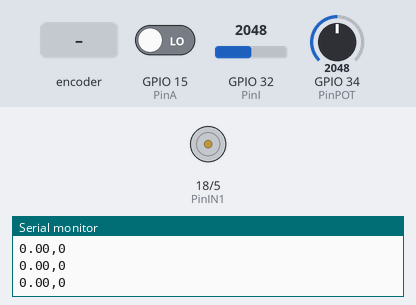
Recording of a sketch running on a simulated ESP32. Parts: motor-driver pin pairs drawn as motors (green arrow = first pin HIGH = forward, orange = second pin HIGH = backward, longer = more drive, scaled by the enable pin), the last lines printed to the serial monitor. The test bench sets the inputs (shaded band); at power-on: GPIO 34 (PinPOT) = 2048, GPIO 32 (PinI) = 2048, GPIO 15 (PinA) LOW.

Above: at 1.2 s.
1.3 s: rotary encoder on GPIO 15 (PinA) / GPIO 4 (PinB) turned 3 steps (first pin leading)
At 1.47 s:
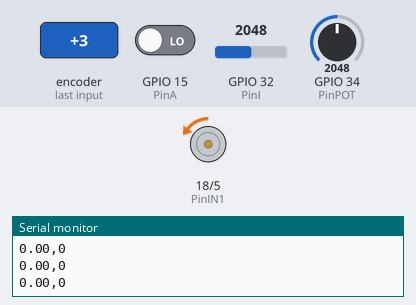
4.3 s: GPIO 34 (PinPOT) set to 2086
At 4.8 s:
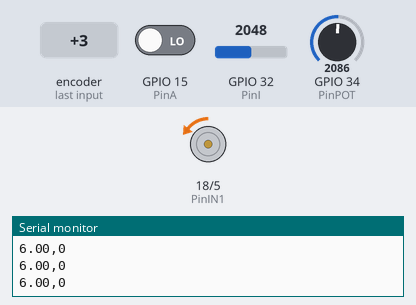
5.8 s: GPIO 34 (PinPOT) set to 2047
At 6.7 s:
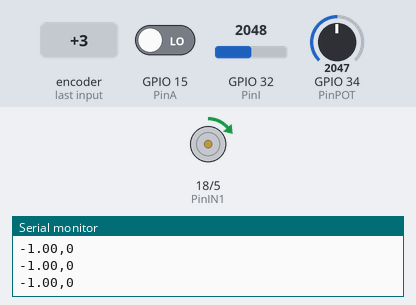
7.3 s: GPIO 34 (PinPOT) set to 1228
At 8.5 s:
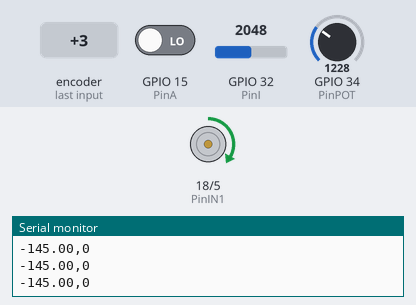
8.8 s: GPIO 34 (PinPOT) set to 491
At 9.4 s:
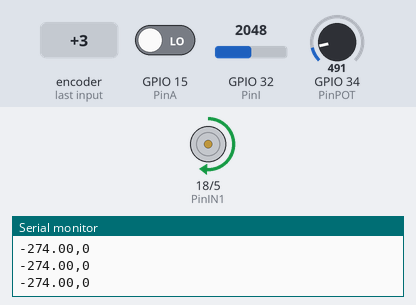
10.3 s: GPIO 32 (PinI) set to 4095
At 11.4 s:
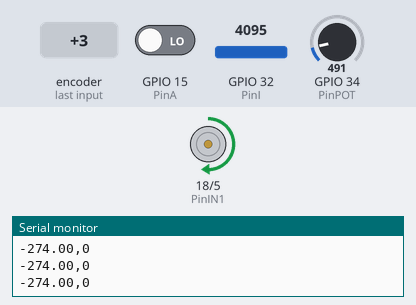
Timing chart, 0 to 12.8 s (numbered marks = the images above; inputs shaded):
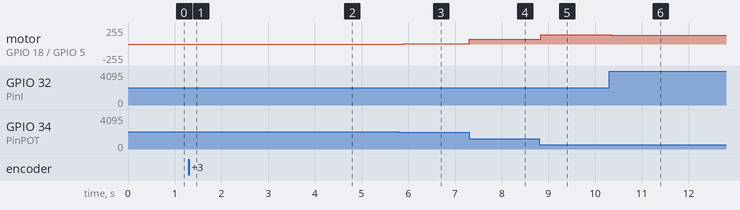

Measured:
- the behaviour switches between 2058 and 2059 on GPIO 34 (PinPOT) (found by bisection; images 1 and 2)
- after the input at 1.3 s, motor on GPIO 18 (PinIN1) / GPIO 5 (PinIN2): alternates backward 4/255 for 0.10 s and stopped for 0.10 s, 6 changes in all, then stays stopped, starting after 0.12 s
- after the input at 4.3 s, motor on GPIO 18 (PinIN1) / GPIO 5 (PinIN2): stopped → backward 3/255 after 0.06 s
- after the input at 5.8 s, motor on GPIO 18 (PinIN1) / GPIO 5 (PinIN2): backward 3/255 → forward 1/255 after 0.08 s
- after the input at 7.3 s, motor on GPIO 18 (PinIN1) / GPIO 5 (PinIN2): forward 1/255 → forward 74/255 at once
- after the input at 8.8 s, motor on GPIO 18 (PinIN1) / GPIO 5 (PinIN2): forward 74/255 → forward 141/255 at once
- after the input at 10.3 s, motor on GPIO 18 (PinIN1) / GPIO 5 (PinIN2): forward 141/255 → forward 135/255 after 0.06 s

The sketch:

FSF_P.ino
```cpp
// @TrevorGlove https://github.com/TrevorGlove/motor_control
// Elaborado para ESP32

//Declarando variables

volatile int contador = 0;   //Contador de pulsos
volatile int contador2 = 0;   //Contador de pulsos2

unsigned long previousMillis = 0;  //Tiempo previo del pulso
float pot;  //Lectura de Potenciómetro
float motor; //PWM del motor
float rpm;  //Revoluciones por minuto
float sp;   //Valor del setpoint
int pv = 486; //Pulsos por vuelta de encoder
int  dir; //Dirección del motor
int i; //Lectura de corriente
int x1; //Variable x1 de estado
int x2; //Variable x2 de estado
int x3; //Variable x3 de estado
int rev; //Revolucioes

int e;  //r(n) = x(n)- y(n)
int e1 = 0; //e(n-1)
float v; //v(n)
float v1; //v(n-1)
float c; //c(n)

float K = 1.005;
float K1 = 5.279;
float K2 = 8.2245;
float K3 = -10.4882;
float Ts = 0.1;


const int PinENA = 19;  //Pin ENA del L298N
const int PinIN1 = 18; //Pin IN1 del L298N
const int PinIN2 = 5; //Pin IN2 del L298N
const int PinA = 15; //pinA del encoder
const int PinB = 4; //PinB del encoder
const int PinPOT = 34; //Salida del potenciómetro (setpoint)
const int PinVol = 35; //Salida del ADC (Voltaje)
const int PinI = 32; //Salida del ADC (Corriente)


void setup() {
  Serial.begin(115200);

  pinMode(PinA,INPUT);
  pinMode(PinB,INPUT);
  pinMode(PinIN1,OUTPUT);
  pinMode(PinIN2,OUTPUT);
  pinMode(PinENA,OUTPUT);
  pinMode(PinPOT, INPUT);
  //Interrupcion externa en el Pin 15 cada flanco de subida
  attachInterrupt(digitalPinToInterrupt(PinA), interrupcion,RISING);
}


void loop() {
  unsigned long currentMillis = millis();
  if ((currentMillis - previousMillis) >= 100) {
    previousMillis = currentMillis;
    // ----- Sensar Estados -----//
    rpm = 10*contador*60/pv;
    rev = 10*contador2*60/pv;
    contador = 0;
    i = analogRead(PinI);

    x1 = rev;
    x2 = rpm;
    x3 = i;
    x3 = x3/4000;


      // ----- Definiendo el setpoint -----//
    pot = analogRead(PinPOT);
    sp = map(pot, 0, 4095, -360, 360); //0 - 4095 a -45 - 45 rpm

    //----- Retroalimentación ------//
    e = sp - rev;
    c = e*K - x1*K1 -x2*K2 - x3*K3;

  }

  //---- Definiendo limites del controlador ---- //
  if (c > 500) {c = 500;}
  if (c < -500) {c = -500;}

  motor = map(c, -500, 500, -255, 255);

  control_motor(motor);    //Salida de PWM de 0 a 255
  Serial.print(sp);
  Serial.print(",");
  Serial.println(rev);
  delay(10);
}

void interrupcion() {
  //if (digitalRead(PinB) == 1) {
  if (dir == 1) {
    contador++;
  }  else {
    contador--;
  }
}

//Función de controlar motor
void control_motor(float velocidad) {
  if (velocidad > 0) {
    digitalWrite(PinIN1, LOW);
    digitalWrite(PinIN2, HIGH);
    //dir = 1;
  }
  else if (velocidad < 0) {
    digitalWrite(PinIN1, HIGH);
    digitalWrite(PinIN2, LOW);
    //dir = -1;
  }
  else {
    digitalWrite(PinIN1, LOW);
    digitalWrite(PinIN2, LOW);
    //dir = 0;
  }
  analogWrite(PinENA, abs(velocidad));
}
```
